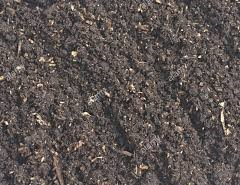
#> input picture Soil types/Black Soil/10.jpg, 240 x 185 px; its folder holds only this picture in this run
$ python build_clean_dataset.py
#> lines starting #> are read from the running program, lines starting #| are printed output that depends on the picture
import os
import random
import cv2
import numpy as np
import openpyxl
from openpyxl.drawing.image import Image as OpenpyxlImage
from openpyxl.styles import Alignment, Font, PatternFill, Border, Side

# Benchmark profiles following ICAR/LUCAS standards
BENCHMARKS = {
    "Black Soil": {
        "texture": "Clayey (Vertisol)", "N": 80.0, "P": 45.0, "K": 51.0,
        "ph": 7.35, "OC": 0.77, "EC": 0.46, "moist": 18.4
    },
    "Laterite Soil": {
        "texture": "Sandy Loam (Ultisol)", "N": 40.0, "P": 24.0, "K": 34.0,
        "ph": 5.75, "OC": 0.37, "EC": 0.20, "moist": 12.1
    },
    "Peat Soil": {
        "texture": "Organic Muck (Histosol)", "N": 95.5, "P": 30.0, "K": 20.0,
        "ph": 5.22, "OC": 2.71, "EC": 0.60, "moist": 27.1
    },
    "Yellow Soil": {
        "texture": "Loamy Sand (Inceptisol)", "N": 50.0, "P": 35.0, "K": 40.0,
        "ph": 6.42, "OC": 0.44, "EC": 0.26, "moist": 14.5
    },
    "Cinder Soil": {
        "texture": "Gravelly Sand (Entisol)", "N": 59.5, "P": 40.0, "K": 44.5,
        "ph": 6.81, "OC": 0.52, "EC": 0.34, "moist": 9.3
    }
}

base_path = "Soil types"
if not os.path.exists(base_path) and os.path.exists("Soil types/Soil types"):
    base_path = "Soil types/Soil types"

clean_dir = "Clean_Soil_Patches"
os.makedirs(clean_dir, exist_ok=True)

# 1. Initialize Workbook
wb = openpyxl.Workbook()
ws = wb.active
ws.title = "Pure Soil Dataset"

headers = [
    "Pure Soil Patch", "Sample ID", "Soil Class", "Texture",
    "Available N (kg/ha)", "Available P (kg/ha)", "Available K (kg/ha)",
    "Soil pH", "Organic Carbon (%)", "EC (dS/m)", "Moisture (%)"
]
ws.append(headers)

# Styling
header_fill = PatternFill(start_color="1A365D", end_color="1A365D", fill_type="solid")
header_font = Font(name="Segoe UI", size=11, bold=True, color="FFFFFF")
thin_border = Border(
    left=Side(style='thin', color='CCCCCC'),
    right=Side(style='thin', color='CCCCCC'),
    top=Side(style='thin', color='CCCCCC'),
    bottom=Side(style='thin', color='CCCCCC')
)

for col_idx in range(1, len(headers) + 1):
    c = ws.cell(row=1, column=col_idx)
    c.fill = header_fill
    c.font = header_font
    c.alignment = Alignment(horizontal="center", vertical="center")

ws.column_dimensions['A'].width = 18
ws.column_dimensions['B'].width = 22
ws.column_dimensions['C'].width = 16
ws.column_dimensions['D'].width = 24
for col_ch in ['E', 'F', 'G', 'H', 'I', 'J', 'K']:
    ws.column_dimensions[col_ch].width = 16
#> further down, img is the input picture: shape (185, 240, 3); mean B, G, R 81.6, 84.6, 93.1

row_num = 2
random.seed(42)
sample_count = 0

def extract_pure_center_crops(image_bgr):
    """Crops deep into the center to discard hands, edges, or background tools."""
    h, w = image_bgr.shape[:2]
#> h = 185; w = 240
    # Crop central 45% core patch
    ch, cw = int(h * 0.45), int(w * 0.45)
#> ch = 83; cw = 108
    sy, sx = (h - ch) // 2, (w - cw) // 2
#> sy = 51; sx = 66
    center_patch = image_bgr[sy:sy + ch, sx:sx + cw]
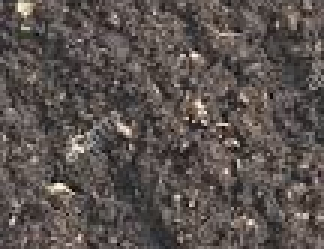
#> center_patch: shape (83, 108, 3) (shown 3 times larger); mean B, G, R 78.8, 82.3, 90.3

    crops = []
    # Base crop resized to standard 180x180 thumbnail
    c1 = cv2.resize(center_patch, (180, 180), interpolation=cv2.INTER_AREA)
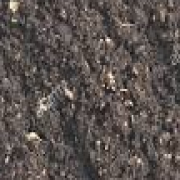
#> c1: shape (180, 180, 3); mean B, G, R 78.7, 82.2, 90.3
    crops.append(c1)

    # Slight horizontal flip for sample expansion
    crops.append(cv2.flip(c1, 1))

    # Center 80% zoom-in for granular texture focus
    zh, zw = int(ch * 0.8), int(cw * 0.8)
#> zh = 66; zw = 86
    z_patch = center_patch[(ch - zh)//2 : (ch - zh)//2 + zh, (cw - zw)//2 : (cw - zw)//2 + zw]
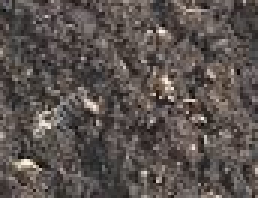
#> z_patch: shape (66, 86, 3) (shown 3 times larger); mean B, G, R 78.7, 82.2, 90.2
    crops.append(cv2.resize(z_patch, (180, 180), interpolation=cv2.INTER_AREA))

    return crops

# 2. Iterate through folders and extract pure patches
for soil_name, bench in BENCHMARKS.items():
    folder = os.path.join(base_path, soil_name)
    if not os.path.isdir(folder):
        continue

    img_files = sorted([f for f in os.listdir(folder) if f.lower().endswith(('.jpg', '.jpeg', '.png', '.webp'))])

    for fname in img_files:
        img_path = os.path.join(folder, fname)
        img = cv2.imread(img_path)
        if img is None:
            continue

        clean_patches = extract_pure_center_crops(img)
#> clean_patches = 3 items

        for p_idx, patch in enumerate(clean_patches):
            sample_count += 1
            patch_fname = f"{soil_name.replace(' ', '_')}_{sample_count:04d}.jpg"
            saved_patch_path = os.path.join(clean_dir, patch_fname)
            cv2.imwrite(saved_patch_path, patch, [int(cv2.IMWRITE_JPEG_QUALITY), 95])

            # Natural micro-variance per soil sample (3% range)
            var = random.uniform(0.97, 1.03)

            ws.row_dimensions[row_num].height = 72
            ws.cell(row=row_num, column=2, value=patch_fname)
            ws.cell(row=row_num, column=3, value=soil_name)
            ws.cell(row=row_num, column=4, value=bench["texture"])
            ws.cell(row=row_num, column=5, value=round(bench["N"] * var, 1))
            ws.cell(row=row_num, column=6, value=round(bench["P"] * var, 1))
            ws.cell(row=row_num, column=7, value=round(bench["K"] * var, 1))
            ws.cell(row=row_num, column=8, value=round(bench["ph"] * random.uniform(0.98, 1.02), 2))
            ws.cell(row=row_num, column=9, value=round(bench["OC"] * var, 2))
            ws.cell(row=row_num, column=10, value=round(bench["EC"] * var, 2))
            ws.cell(row=row_num, column=11, value=round(bench["moist"] * var, 1))

            for c in range(2, 12):
                ws.cell(row=row_num, column=c).alignment = Alignment(horizontal="center", vertical="center")
                ws.cell(row=row_num, column=c).border = thin_border

            # Add pure patch thumbnail to Column A
            try:
                thumb = OpenpyxlImage(saved_patch_path)
                thumb.width = 90
                thumb.height = 80
                ws.add_image(thumb, f"A{row_num}")
            except Exception:
                pass

            row_num += 1
#> this loop made 3 passes
#> (patch_fname, var) on passes 1 to 3: ('Black_Soil_0001.jpg', 1.01), ('Black_Soil_0002.jpg', 0.987), ('Black_Soil_0003.jpg', 1.01)
#> pass 2, `cv2.imwrite(saved_patch_path, patch, [int(cv2.IMWRITE_JPEG_QUALITY), 9..`:
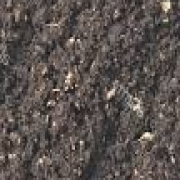
#> saved as Black_Soil_0002.jpg: shape (180, 180, 3); mean B, G, R 78.7, 82.2, 90.3
#> after the loop, row_num = 5; sample_count = 3

output_excel = "soil_clean_multimodal.xlsx"
#> (the run stopped early here; a loop or call above may not have finished)
